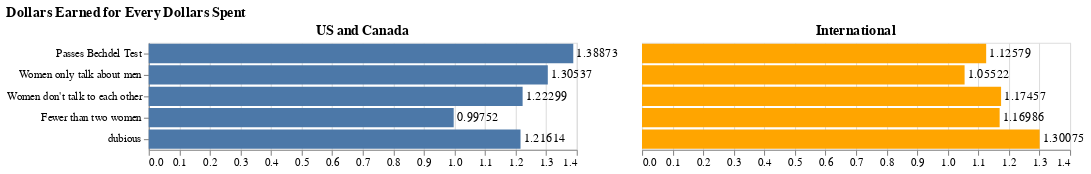

The code cell stored with this chart in its notebook:
### Markdown cell above
### Step 2: Create your chart. 
Please take a look at the checkpoints below. You can follow the checkpoint to work through the problem step-by-step. Don't forget to paste your FINAL answer to the cell immediately blow this block (it will allow us to grade). You can search for the keyword "TODO" to locate cells that need your edits

### Code cell
#TODO: Replicate chart 2
bars_us_canada= alt.Chart(movieDF_since_1990,title="US and Canada").mark_bar().encode(
   x=alt.X('median(roi_dom)', title=None),
   y=alt.Y("test_result",title=None,sort=['Passes Bechdel Test', 'Women only talk about men', 'Women don\'t talk to each other', 'Fewer than two women','dubious'])
)
bars_international= alt.Chart(movieDF_since_1990,title="International").mark_bar(color="orange").encode(
   x=alt.X('median(roi_int)', title=None),
   y=alt.Y("test_result", axis=None, sort=['Passes Bechdel Test', 'Women only talk about men', 'Women don\'t talk to each other', 'Fewer than two women','dubious'])
)

(bars_us_canada|bars_international).resolve_scale(y='shared').properties(
   title="Dollars Earned for Every Dollars Spent"
)
text = bars_us_canada.mark_text(
    align='left',
    baseline='middle',
    dx=3  # Nudges text to right so it doesn't appear on top of the bar
).encode(
    text=alt.Text('median(roi_dom):Q', format='.5f')
)

text_international = bars_international.mark_text(
    align='left',
    baseline='middle',
    dx=3  
).encode(
    text=alt.Text('median(roi_int):Q',  format='.5f')
)

(bars_us_canada+text|bars_international + text_international).resolve_scale(y='shared').properties(
   title="Dollars Earned for Every Dollars Spent"
)

### Figure 1 — Vega-Lite specification as saved in the notebook (floating-point values rounded to 4 significant figures; data arrays with more than 128 entries replaced by an {"elided": "..."} marker saying what was removed)
{"config": {"view": {"continuousWidth": 400, "continuousHeight": 300}}, "hconcat": [{"layer": [{"mark": "bar", "encoding": {"x": {"type": "quantitative", "aggregate": "median", "field": "roi_dom", "title": null}, "y": {"type": "nominal", "field": "test_result", "sort": ["Passes Bechdel Test", "Women only talk about men", "Women don't talk to each other", "Fewer than two women", "dubious"], "title": null}}, "title": "US and Canada"}, {"mark": {"type": "text", "align": "left", "baseline": "middle", "dx": 3}, "encoding": {"text": {"type": "quantitative", "aggregate": "median", "field": "roi_dom", "format": ".5f"}, "x": {"type": "quantitative", "aggregate": "median", "field": "roi_dom", "title": null}, "y": {"type": "nominal", "field": "test_result", "sort": ["Passes Bechdel Test", "Women only talk about men", "Women don't talk to each other", "Fewer than two women", "dubious"], "title": null}}, "title": "US and Canada"}]}, {"layer": [{"mark": {"type": "bar", "color": "orange"}, "encoding": {"x": {"type": "quantitative", "aggregate": "median", "field": "roi_int", "title": null}, "y": {"type": "nominal", "axis": null, "field": "test_result", "sort": ["Passes Bechdel Test", "Women only talk about men", "Women don't talk to each other", "Fewer than two women", "dubious"]}}, "title": "International"}, {"mark": {"type": "text", "align": "left", "baseline": "middle", "dx": 3}, "encoding": {"text": {"type": "quantitative", "aggregate": "median", "field": "roi_int", "format": ".5f"}, "x": {"type": "quantitative", "aggregate": "median", "field": "roi_int", "title": null}, "y": {"type": "nominal", "axis": null, "field": "test_result", "sort": ["Passes Bechdel Test", "Women only talk about men", "Women don't talk to each other", "Fewer than two women", "dubious"]}}, "title": "International"}]}], "data": {"name": "data-71b810f8ccdf85a908c3d79df0b33c60"}, "resolve": {"scale": {"y": "shared"}}, "title": "Dollars Earned for Every Dollars Spent", "$schema": "https://vega.github.io/schema/vega-lite/v4.0.0.json", "datasets": {"data-71b810f8ccdf85a908c3d79df0b33c60": {"elided": "1615 records"}}}
